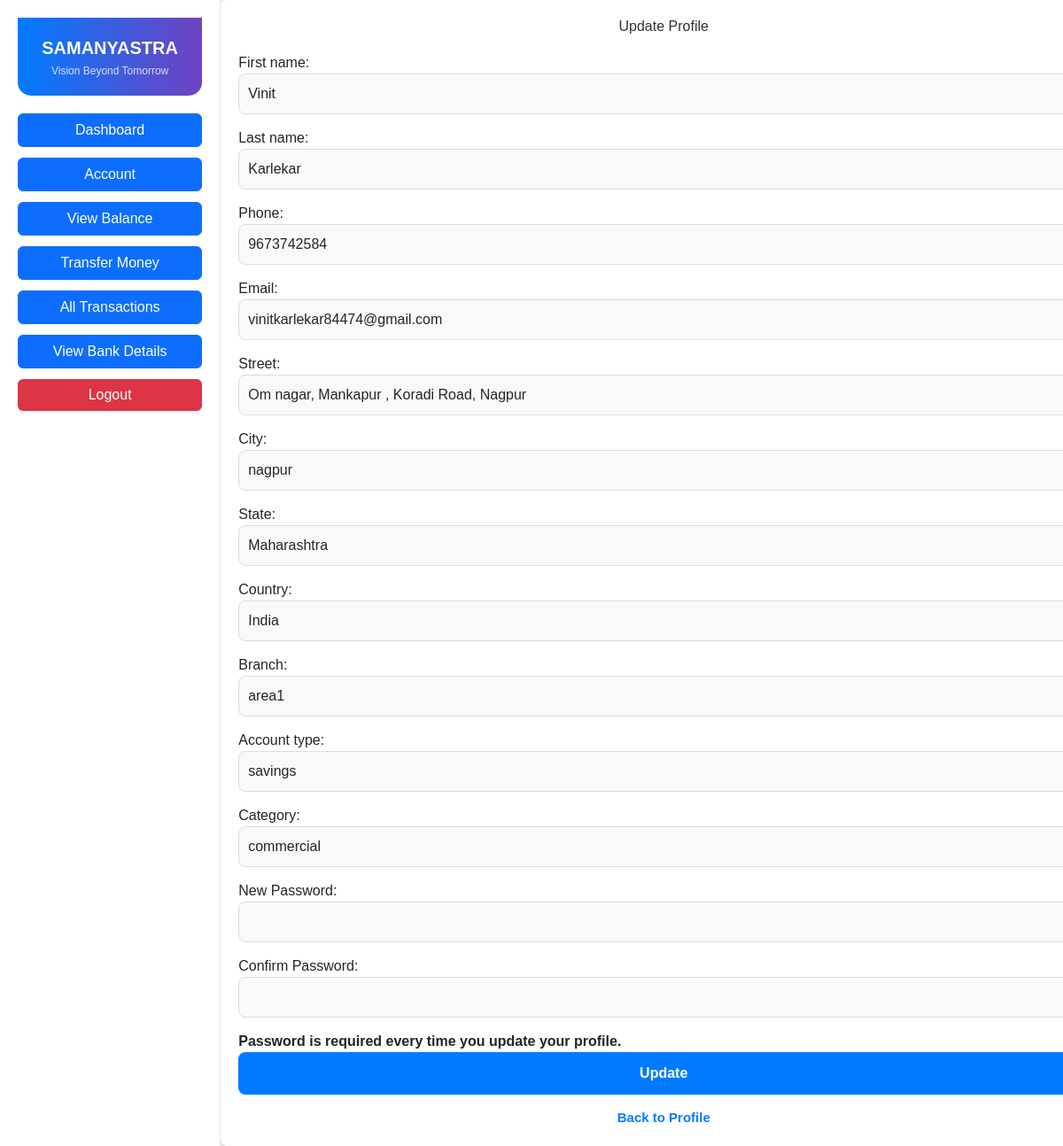
/update_profile/ (signed in), run on the app's committed database.
### website/models.py (models this page shows, shortened)
class CustomUser(models.Model):
    first_name = models.CharField(max_length=255)
    last_name = models.CharField(max_length=255)
    phone = models.CharField(max_length=15, unique=True)
    aadhaar = models.CharField(max_length=12, unique=True)
    pan = models.CharField(max_length=10, unique=True)
    account_number = models.CharField(max_length=20, unique=True)
    password = models.CharField(max_length=255, blank=True, null=True)
    email = models.EmailField(max_length=255, null=True, blank=True)
    street = models.CharField(max_length=255, null=True, blank=True)
    city = models.CharField(max_length=100, null=True, blank=True)
    zips = models.CharField(max_length=10, null=True, blank=True)
    state = models.CharField(max_length=100, null=True, blank=True)
    country = models.CharField(max_length=100, null=True, blank=True)
    branch = models.CharField(max_length=255, null=True, blank=True)
    ifsc_code = models.CharField(max_length=15, null=True, blank=True)
    balance = models.DecimalField(max_digits=15, decimal_places=2, default=0.00)
    account_type = models.CharField(max_length=100, null=True, blank=True)
    category = models.CharField(max_length=100, null=True, blank=True)
    security_pin = models.CharField(max_length=6, blank=True, null=True)

### website/views.py (the view)
# urls.py: path('update_profile/', views.update_profile, name='update_profile'),
def update_profile(request):
    user_id = request.session.get("user_id")
    if not user_id:
        return redirect("/bank_login/")
    try:
        user = CustomUser.objects.get(id=user_id)
    except CustomUser.DoesNotExist:
        return redirect("/bank_login/")
    if request.method == 'POST':
        form = CustomUserUpdateForm(request.POST, instance=user)
        if form.is_valid():
            user = form.save(commit=False)
            if form.cleaned_data["password"]:
                user.password = make_password(form.cleaned_data["password"])
            user.save()
            messages.success(request, "Profile updated successfully!")
            return redirect('/profile_view/')
        else:
            messages.error(request, "Please correct the errors below.")
    else:
        form = CustomUserUpdateForm(instance=user)
    return render(request, 'update_profile.html', {'form': form})

### website/forms.py (shortened to what this page needs)
class CustomUserUpdateForm(forms.ModelForm):
    password = forms.CharField(
        widget=forms.PasswordInput(),
        required=True,
        label="New Password"
    )
    confirm_password = forms.CharField(
        widget=forms.PasswordInput(),
        required=True,
        label="Confirm Password"
    )
    class Meta:
        model = CustomUser
        fields = [
            'first_name', 'last_name', 'phone', 'email',
            'street', 'city', 'state', 'country',
            'branch', 'account_type', 'category', 'password'
        ]

### templates/website/update_profile.html (shortened to what this page needs)
<!DOCTYPE html>
<html lang="en">
<head>
    <script src="https://cdn.tailwindcss.com"></script>
    <link href="https://cdnjs.cloudflare.com/ajax/libs/font-awesome/5.15.3/css/all.min.css" rel="stylesheet"/>
    <link href="https://cdn.jsdelivr.net/npm/bootstrap@5.3.0/dist/css/bootstrap.min.css" rel="stylesheet">
</head>
<body class="d-flex">
    <div class="sidebar">
        <div class="logo">
            <span class="text-xl font-bold">SAMANYASTRA</span>
            <div class="text-xs mt-1 opacity-80">Vision Beyond Tomorrow</div>
        </div>
        <nav>
            <ul class="list-none space-y-3">
                <li><a href="/Dashboard" class="btn btn-primary w-full">Dashboard</a></li>
                <li><a href="/profile_view" class="btn btn-primary w-full">Account</a></li>
                <li><a href="/view_balance/" class="btn btn-primary w-full">View Balance</a></li>
                <li><a href="/transfer_money/" class="btn btn-primary w-full">Transfer Money</a></li>
                <li><a href="/all_transactions/" class="btn btn-primary w-full">All Transactions</a></li>
                <li><a href="/bank_details" class="btn btn-primary w-full">View Bank Details</a></li>
                <li><a href="/acc_logout" class="btn btn-danger w-full">Logout</a></li>
            </ul>
        </nav>
    </div>
    <div class="main-content">
        <div class="update-profile-container">
            <h2>Update Profile</h2>
            <form method="POST">
                {{ form.as_p }}
                <p><strong>Password is required every time you update your profile.</strong></p>
                <button type="submit" class="update-profile-btn">Update</button>
            </form>
            <a href="{% url 'bank_details' %}" class="back-to-profile">Back to Profile</a>
        </div>
    </div>
</body>
</html>

### templates/website/update_profile.html (style rules this page uses)
body { background-color: #f0f8ff; font-family: Arial, sans-serif; }
.sidebar { background: #ffffff; border-right: 1px solid #e5e7eb; box-shadow: 2px 0 10px rgba(0, 0, 0, 0.05); width: 260px; padding: 20px; transition: width 0.3s ease; }
.sidebar .logo { background: linear-gradient(to right, #007bff, #6f42c1); color: white; padding: 20px; text-align: center; border-radius: 0 0 15px 15px; margin-bottom: 20px; }
.sidebar .btn-danger { background: #dc3545; border: none; }
.main-content { flex-grow: 1; background: #eef2f7; height: 100vh; overflow: auto; }
.update-profile-container { width: 1000px; padding: 20px; background: white; border-radius: 8px; box-shadow: 0 4px 10px rgba(0, 0, 0, 0.1); }
.update-profile-container h2 { text-align: center; color: #333; margin-bottom: 20px; }
.update-profile-container form input { width: 100%; display: block; text-align: left; padding: 10px; margin-bottom: 15px; border: 1px solid #ddd; border-radius: 8px; font-size: 16px; background: #f9f9f9; transition: all 0.3s ease; }
.update-profile-btn { width: 100%; padding: 12px; background-color: #007bff; color: white; font-size: 16px; font-weight: bold; border: none; border-radius: 8px; cursor: pointer; transition: all 0.3s ease; }
.back-to-profile { display: block; text-align: center; margin-top: 15px; color: #007bff; font-size: 15px; text-decoration: none; font-weight: bold; }

### data on the page
CustomUser: first_name "Vinit", last_name "Karlekar", phone "9673742584", email "vinitkarlekar84474@gmail.com", street "Om nagar, Mankapur , Koradi Road, Nagpur", city "nagpur", state "Maharashtra", country "India", branch "area1", account_type "savings", category "commercial"
